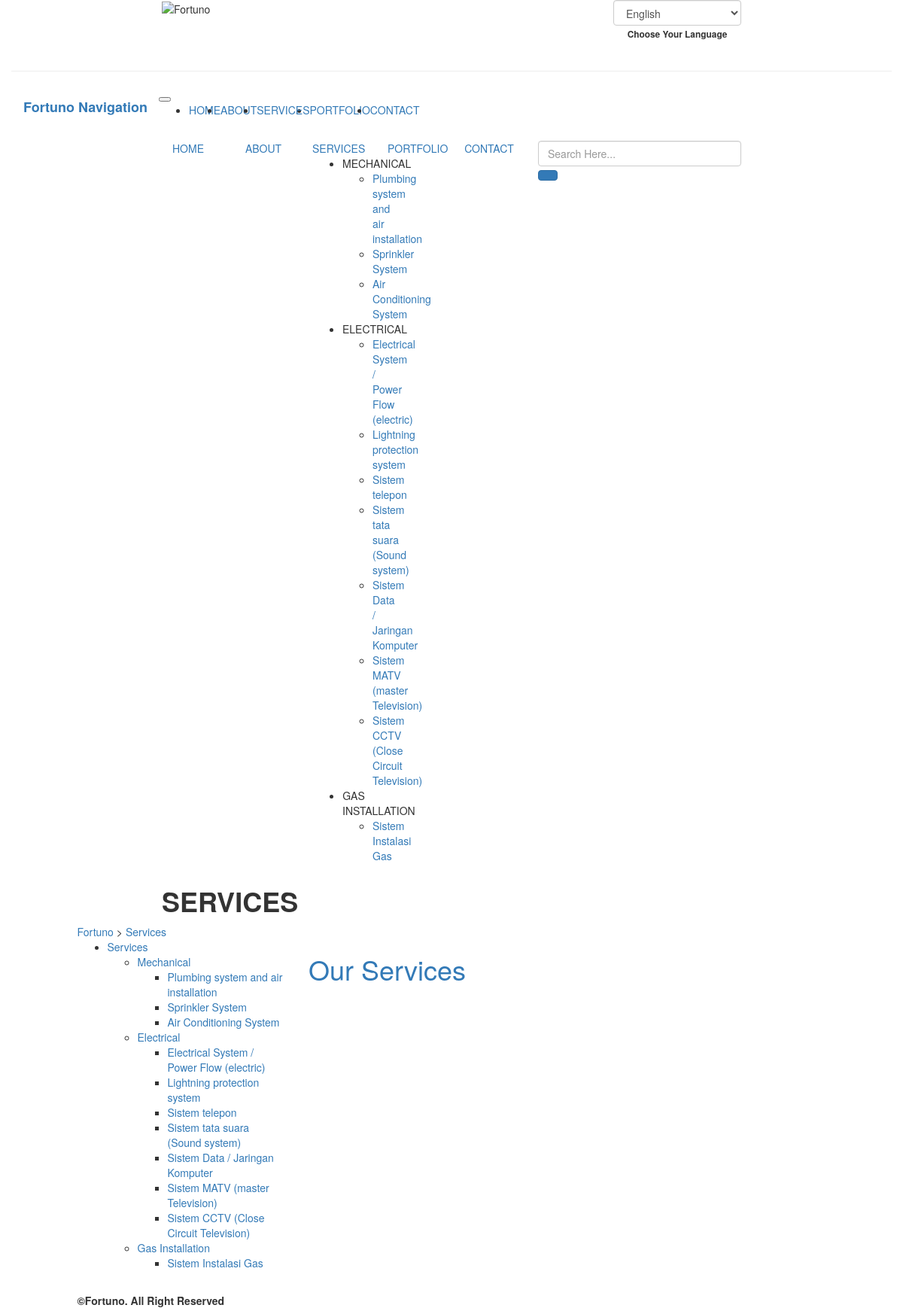
The app's page /index.php/services, older data.
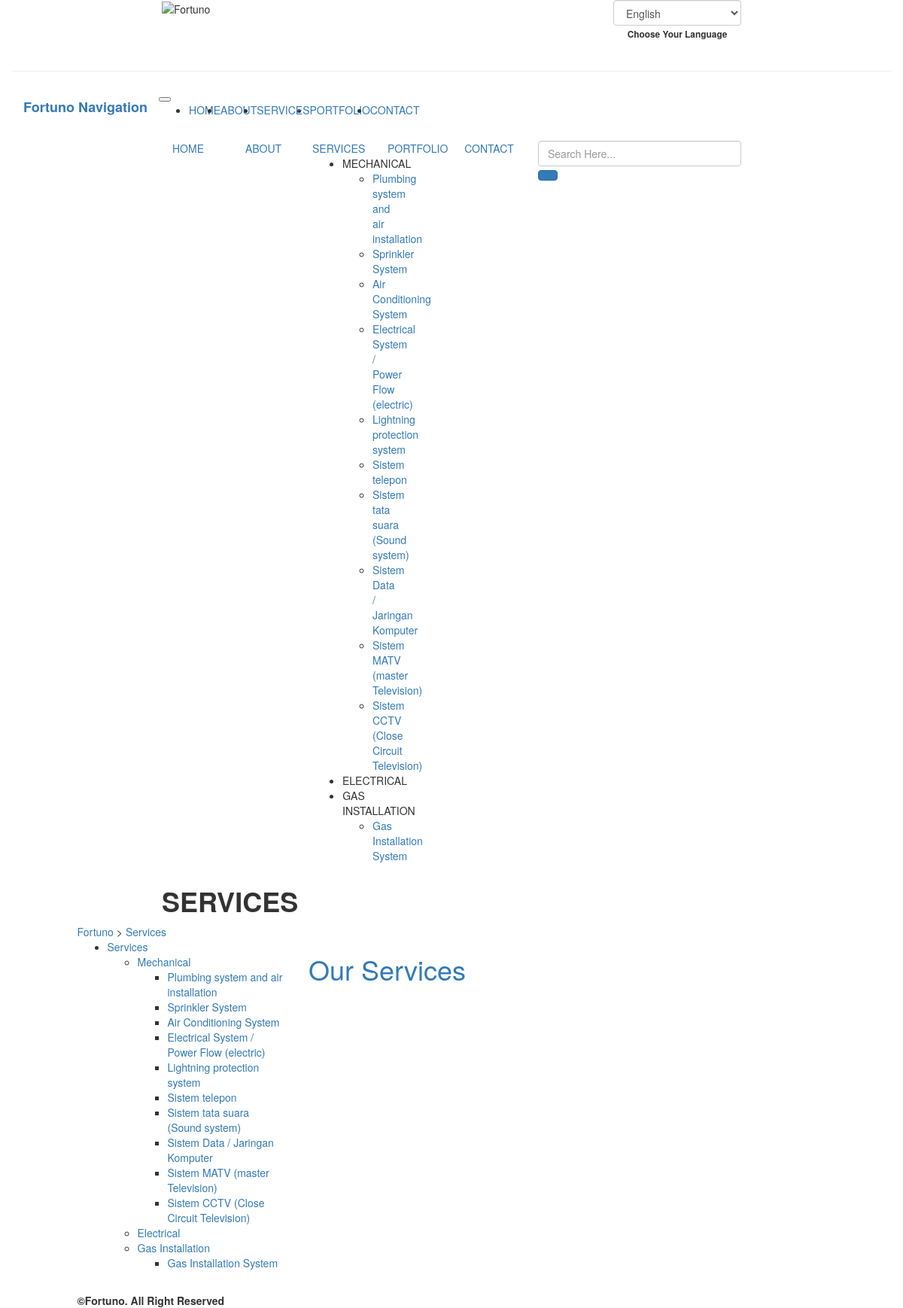
The same page, newer data.
### tables this page shows
CREATE TABLE `fortu_catservices` (
  `catservices_id` int(11) NOT NULL,
  `catservices_name` varchar(255) NOT NULL,
  `catservices_name_en` varchar(255) NOT NULL,
  `catservices_desc` text NOT NULL,
  `catservices_desc_en` text NOT NULL,
  `catservices_pub` enum('88','99') NOT NULL,
  `catservices_link` varchar(255) NOT NULL,
  `catservices_icon` varchar(255) NOT NULL
);

CREATE TABLE `fortu_services` (
  `services_id` int(11) NOT NULL,
  `catservices_id` int(8) NOT NULL,
  `services_name` varchar(255) NOT NULL,
  `services_name_en` varchar(255) NOT NULL,
  `services_desc` text NOT NULL,
  `services_desc_en` text NOT NULL,
  `services_alt` varchar(255) NOT NULL COMMENT 'alt untuk gambar',
  `services_pub` enum('88','99') NOT NULL COMMENT '99 = publish',
  `services_link` varchar(255) NOT NULL
);

### application/views/index.php (called while the page is built, shortened)
<?php
$this->load->view('component/top', isset($top) ? $top : 0);
$this->load->view('component/header', isset($header) ? $header : 0);
$this->load->view($content, isset($component) ? $component : 0);

### application/controllers/Services.php (called while the page is built, shortened)
<?php
  class Services extends Frontend_Controller
  {
    function __construct() {
      parent::__construct();
      $this->data['content'] = 'pages/services';
      $this->data['top'] = 'services';
      $this->data['header']['services']['title'] = strtoupper('services');
      $this->data['bottom'] = 'services';
    }
    function index() {
      $this->data['component']['title'] = 'Our Services';
      $this->load->view('index', $this->data);
    }
  }
 ?>

### index.php (called while the page is built, shortened)
<?php
require_once BASEPATH.'core/CodeIgniter.php';

### application/core/MY_Model.php (called while the page is built, shortened)
<?php
class MY_Model extends CI_Model
{
	protected $_table_name;
	protected $_order_by;
	protected $_order_by_type;
	protected $_primary_filter = 'intval';
	protected $_primary_key;
	public function get($id = NULL, $single = FALSE)
	{
		if ($id != NULL) {
			$filter = $this->_primary_filter;
			$id = $filter($id);
			$this->db->where($this->_primary_key, $id);
			$method = 'row';
		}
		elseif ($single == TRUE) {
			$method = 'row';
		}
		else {
			$method = 'result';
		}
		if ($this->_order_by_type) {
			$this->db->order_by($this->_order_by, $this->_order_by_type);
		}
		else {
			$this->db->order_by($this->_order_by);
		}
		return $this->db->get('{PRE}'.$this->_table_name)->$method();
	}
	public function get_by($where = NULL, $limit = NULL, $offset = NULL, $single = FALSE, $select = NULL)
	{
		if ($where != NULL) {
			$this->db->where($where);
		}
		if (($limit) && ($offset)) {
			$this->db->limit($limit, $offset);
		}
		elseif (($limit)) {
			$this->db->limit($limit);
		}
		return $this->get(NULL, $single);
	}
	public function count($where = NULL)
	{
		if ($where) {
			$this->db->where($where);
		}
		$this->db->from('{PRE}'.$this->_table_name);
		return $this->db->count_all_results();
	}
}

### application/core/MY_Controller.php (called while the page is built, shortened)
<?php
class Frontend_Controller extends MY_Controller
{
	public function __construct()
	{
		$categories = $this->catservices_model->get_by(array('catservices_pub' => '99'));
	}
}

### application/helpers/lwd_helper.php (called while the page is built, shortened)
<?php
function title_url($str, $replace=array(), $delimiter='-')
{
	$clean = iconv('UTF-8', 'ASCII//TRANSLIT', $str);
	$clean = preg_replace("/[^a-zA-Z0-9\/_|+ -]/", '', $clean);
	$clean = strtolower(trim($clean, '-'));
	$clean = preg_replace("/[\/_|+ -]+/", $delimiter, $clean);
	return $clean;
}

### application/views/pages/services.php (the view, shortened to what the changed rows need)
 <div class="row services-gap">
   <div class="col-md-1"></div>
   <div class="col-md-11">
     <?php $link_nav_jadul =  substr(base_url(), 0, -1); ?>
     <a href="<?=$link_nav_jadul;?>/">Fortuno</a>
     <?php foreach ($this->uri->segments as  $value) {
       ?> > <a href="<?=$link_nav_jadul .= '/'. $value;?>"><?=ucwords($value);?></a>  <?php
     }  ?>
   </div>
 </div>
<div class="row services-container">
  <div class="col-md-3 aside-container">
    <aside>
      <ul>
        <li><a class="title" href="<?php echo base_url(); ?>services">Services</a>
          <ul>
            <?php foreach ($cat_all as $categ):
              $field_cat = cekBahasa('catservice_name');
             ?>
              <li><a class="sub-title" href="<?php echo site_url('services/'.$categ->catservice_link)?>"><?=$categ->$field_cat?></a>
                <ul>
                <?php foreach ($categ->services as $service):
                  $field_service = cekBahasa('services_name');
                 ?>
                  <li><a class="point" href="<?php echo base_url(); ?>services/<?=str_replace(' ', '-', strtolower($categ->$field_cat))?>#<?=strtolower(url_title($service->$field_service));?>"><?=$service->$field_service?></a></li>
                 <?php endforeach; ?>
                </ul>
              </li>
            <?php endforeach; ?>
          </ul>
        </li>
      </ul>
    </aside>
  </div>
  <div class="col-md-7 article-container">
    <?php if (isset($category)):
      $field_cat = cekBahasa('catservice_name');
     ?>
     <h1><a href="#"><?php echo $category[0]->$field_cat; ?></a></h1>
    <?php else: ?>
      <h1><a href="#"><?php echo $component['title']; ?></a></h1>
    <?php endif; ?>
  </div>
</div>

### application/views/component/header.php (shortened to what the changed rows need)
<header id="beranda">
  <div class="container-fluid header">
    <?php
      $at_index = "";
      $match_url = array(0);
      preg_match('/^\/fortuno\/(|index\.php)$/', $_SERVER['REQUEST_URI'], $match_url);
      if (!isset($match_url[0])) {
        $at_index = base_url();
      }
    ?>
    <nav class="row text-center nav-desktop">
      <div class="col-md-1 nav-list services position-relative menu-has-sub"><a href="<?php echo $at_index; ?>#services">SERVICES</a>
        <ul class="position-absolute sub1">
          <?php foreach ($cat_all as $categ):
            $field_categ = cekBahasa('catservice_name');
          ?>
            <li class="position-relative sub1-has-sub"><?=strtoupper($categ->$field_categ)?> <i class="fas fa-chevron-circle-right"></i>
              <ul class="position-absolute sub2">
                <?php foreach ($categ->services as $service):
                  $field_service = cekBahasa('services_name');
                ?>
                  <li><a href="<?php echo base_url(); ?>services/<?=str_replace(' ', '-', strtolower($categ->catservice_link))?>#<?=title_url($service->$field_service)?>"><?=$service->$field_service?></a></li>
                <?php endforeach; ?>
              </ul>
            </li>
          <?php endforeach; ?>
        </ul>
      </div>
    </nav>
  </div>
</header>

Row changes from the older to the newer data that the page shows:
changed fortu_catservices (number 1 of 3 on the later page): gains fortu_services (field_service "Electrical System / Power Flow (electric)"); gains fortu_services (field_service "Lightning protection system"); gains fortu_services (field_service "Sistem telepon"); gains fortu_services (field_service "Sistem tata suara (Sound system)"); gains fortu_services (field_service "Sistem Data / Jaringan Komputer"); gains fortu_services (field_service "Sistem MATV (master Television)"); gains fortu_services (field_service "Sistem CCTV (Close Circuit Television)")
changed fortu_catservices (number 2 of 3 on the later page): loses fortu_services (field_service "Electrical System / Power Flow (electric)"); loses fortu_services (field_service "Lightning protection system"); loses fortu_services (field_service "Sistem telepon"); loses fortu_services (field_service "Sistem tata suara (Sound system)"); loses fortu_services (field_service "Sistem Data / Jaringan Komputer"); loses fortu_services (field_service "Sistem MATV (master Television)"); loses fortu_services (field_service "Sistem CCTV (Close Circuit Television)")
changed fortu_services (number 11 of 11 on the later page): field_service "Sistem Instalasi Gas" → "Gas Installation System"
